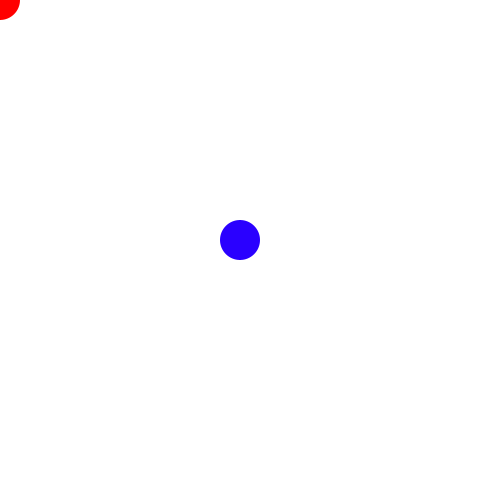
Frame 1 (no input)
Frame 60 (the mouse pressed at the canvas centre just before this capture): identical to frame 1, image omitted
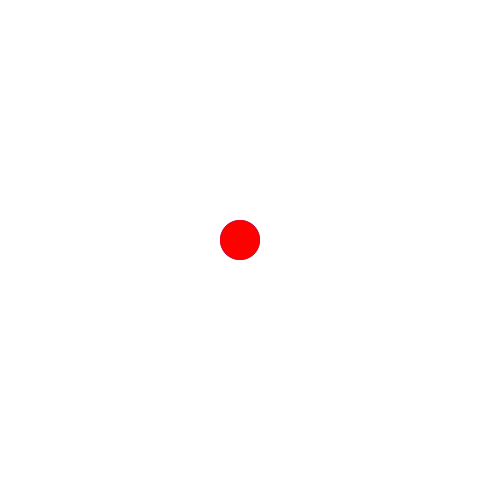
Frame 120 (the mouse held since frame 60 and released just before this capture)

The Processing sketch that drew these frames (run headless with seeded random() and noise(); from frame 60 on, the mouse is pressed at the canvas centre):

// Processing sketch: stamp
// ── stamp.pde
Stamp stamper;
Stamp stamp;

void setup() {
  size(480, 480);
  noStroke();
  colorMode(HSB, 360, 100, 100);
  stamper= new Stamp();
  stamper.setX(width/2);
  stamper.setY(height/2);
  stamper.setH(250);
  stamp= new Stamp();
  stamp.setX(mouseX);
  stamp.setY(mouseY);
  stamp.setH(0);
}

void draw() {
  background(0, 0, 100);
  stamper.draw1();
  stamp.draw2();
}

class Stamp {
  final float d = 40;
  //属性
  float x;
  float y;
  float h;
  //アクセサメソッド
  void setX(float x) {
    this.x = x;
  }
  void setY(float y) {
    this.y = y;        // ボールの中心のy座標
  }
  void setH(float h) {
    this.h = h;        // ボールの中心のy座標
  }
  //メソッド
  void draw1() {
    fill(h, 100, 100);
    if (mousePressed) {
      x = mouseX;
      y = mouseY;
    }
    ellipse(x, y, d, d);
    }
  void draw2() {
      fill(h, 100, 100);
      ellipse(mouseX, mouseY, d, d);
  }
}
